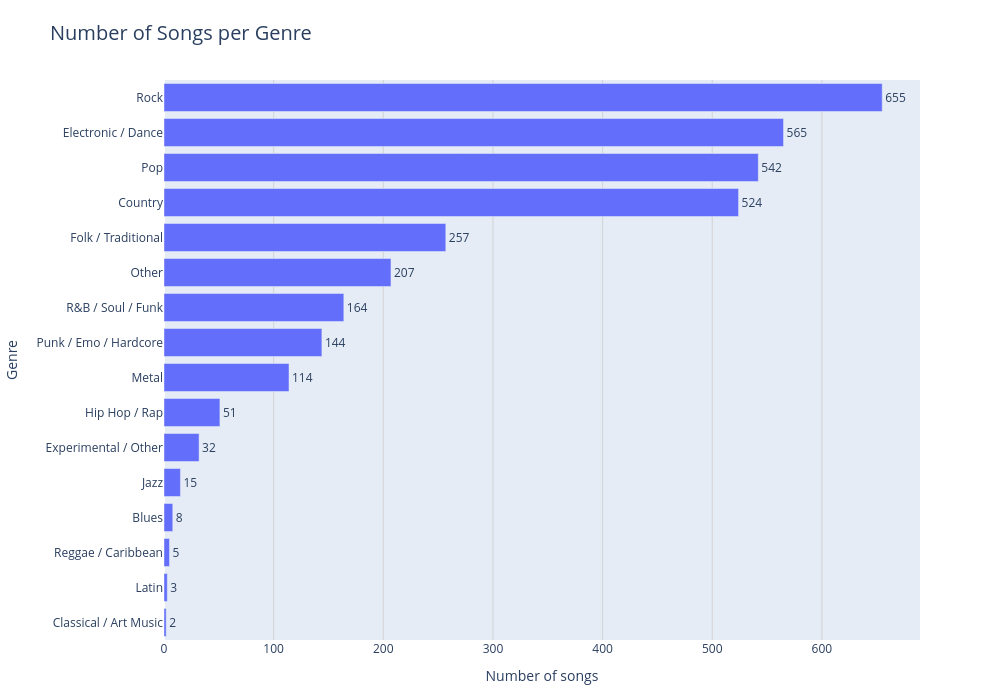

Notebook code cell kept with this figure:
### Markdown cell above
#### **4.1. Canciones por género**

Este gráfico de barras horizontales muestra el total de canciones únicas analizadas, clasificadas por género musical. Las barras se ordenan de menor a mayor cantidad, permitiendo comparar visualmente la representación de cada estilo en el dataset. Además, cada barra incluye el número exacto de pistas en su extremo derecho, facilitando la identificación rápida de los géneros musicales más y menos predominantes en la base de datos.

### Code cell
# ============================================================
# 1. Number of songs per genre - versión Plotly
# ============================================================

import pandas as pd
import plotly.express as px
import plotly.io as pio
from pathlib import Path


# ------------------------------------------------------------
# Renderer
# ------------------------------------------------------------

# Si usas VS Code:
pio.renderers.default = "vscode"

# Si estás en Jupyter Notebook clásico y no se muestra, prueba:
# pio.renderers.default = "notebook_connected"

# Si usas JupyterLab:
# pio.renderers.default = "jupyterlab"

# ------------------------------------------------------------
# Output folder
# ------------------------------------------------------------

OUTPUT_DIR = Path("outputs")
OUTPUT_DIR.mkdir(exist_ok=True)

# ------------------------------------------------------------
# Prepare data
# ------------------------------------------------------------

df_genre_counts = df_song_genre_models.copy()

df_genre_counts = df_genre_counts.drop_duplicates(
    subset=["artist_norm", "song_norm", "genre"]
)

genre_counts = (
    df_genre_counts
    .groupby("genre")
    .agg(n_songs=("song_norm", "count"))
    .reset_index()
    .sort_values("n_songs", ascending=True)
)

# ------------------------------------------------------------
# Plotly chart
# ------------------------------------------------------------

fig = px.bar(
    genre_counts,
    x="n_songs",
    y="genre",
    orientation="h",
    text="n_songs",
    title="Number of Songs per Genre",
    labels={
        "n_songs": "Number of songs",
        "genre": "Genre"
    }
)

fig.update_traces(
    textposition="outside"
)

fig.update_layout(
    width=1000,
    height=700,
    title=dict(
        font=dict(size=20)
    ),
    xaxis=dict(
        showgrid=True,
        gridcolor="lightgray"
    ),
    yaxis=dict(
        title="Genre"
    ),
    margin=dict(l=160, r=80, t=80, b=60)
)

fig.show()

# ------------------------------------------------------------
# Save as HTML
# ------------------------------------------------------------

html_path = OUTPUT_DIR / "html/01_number_of_songs_per_genre_plotly.html"

fig.write_html(str(html_path))


# ------------------------------------------------------------
# Save as PNG with Matplotlib
# ------------------------------------------------------------

import matplotlib.pyplot as plt

fig_mpl, ax = plt.subplots(figsize=(12, 8))

ax.barh(
    genre_counts["genre"],
    genre_counts["n_songs"]
)

ax.set_title(
    "Number of Songs per Genre",
    fontsize=16,
    fontweight="bold"
)

ax.set_xlabel("Number of songs")
ax.set_ylabel("Genre")

ax.grid(axis="x", linestyle="--", alpha=0.4)

for i, value in enumerate(genre_counts["n_songs"]):
    ax.text(
        value + 1,
        i,
        str(value),
        va="center",
        fontsize=10
    )

plt.tight_layout()

png_path = OUTPUT_DIR / "csv/01_number_of_songs_per_genre.png"

fig_mpl.savefig(
    png_path,
    dpi=300,
    bbox_inches="tight"
)

plt.close(fig_mpl)

### Figure 1 — Plotly figure (JSON) as saved in the notebook; plotly's stock layout.template omitted (floating-point values rounded to 4 significant figures)
{"data": [{"hovertemplate": "Number of songs=%{text}<br>Genre=%{y}<extra></extra>", "legendgroup": "", "marker": {"color": "#636efa", "pattern": {"shape": ""}}, "name": "", "orientation": "h", "showlegend": false, "text": [2.0, 3.0, 5.0, 8.0, 15.0, 32.0, 51.0, 114.0, 144.0, 164.0, 207.0, 257.0, 524.0, 542.0, 565.0, 655.0], "textposition": "outside", "type": "bar", "x": [2, 3, 5, 8, 15, 32, 51, 114, 144, 164, 207, 257, 524, 542, 565, 655], "xaxis": "x", "y": ["Classical / Art Music", "Latin", "Reggae / Caribbean", "Blues", "Jazz", "Experimental / Other", "Hip Hop / Rap", "Metal", "Punk / Emo / Hardcore", "R&B / Soul / Funk", "Other", "Folk / Traditional", "Country", "Pop", "Electronic / Dance", "Rock"], "yaxis": "y"}], "layout": {"barmode": "relative", "height": 700, "legend": {"tracegroupgap": 0}, "margin": {"b": 60, "l": 160, "r": 80, "t": 80}, "title": {"font": {"size": 20}, "text": "Number of Songs per Genre"}, "width": 1000, "xaxis": {"anchor": "y", "domain": [0, 1], "gridcolor": "lightgray", "showgrid": true, "title": {"text": "Number of songs"}}, "yaxis": {"anchor": "x", "domain": [0, 1], "title": {"text": "Genre"}}}}
